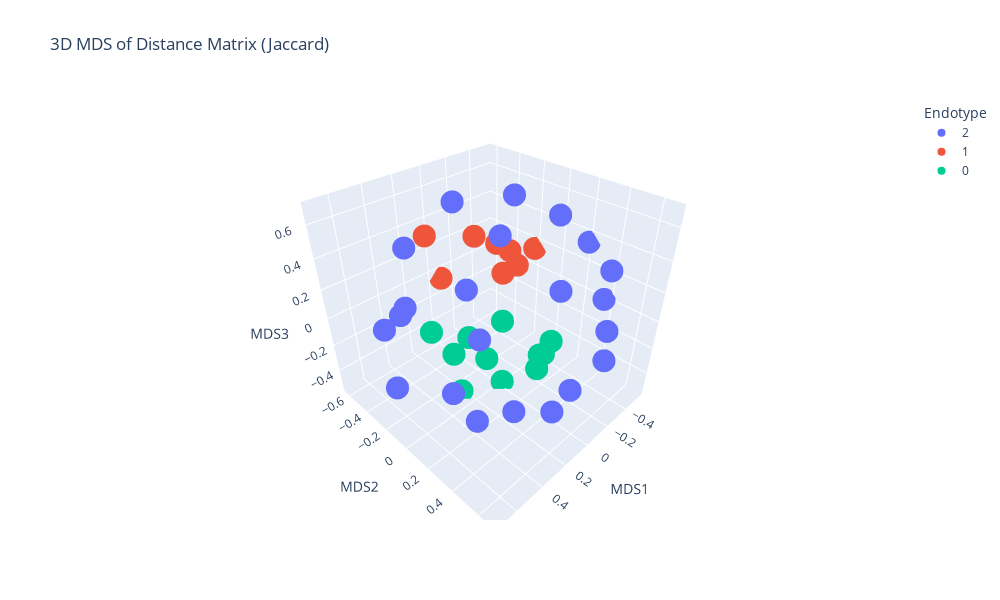

Source (notebook cell):
### Markdown cell above
#### MDS of feature matrix

### Code cell
import numpy as np
import pandas as pd
from sklearn.manifold import MDS
from sklearn.metrics.pairwise import pairwise_distances
import plotly.express as px
import plotly.graph_objects as go

feat_mat = endo.feature_matrix

# Get endotype labels for coloring
# endo.endotypes returns a tuple (dict_mapping, dict_clusters)
# Extract the mapping dictionary and get labels in the same order as the feature matrix
endotype_mapping = endo.endotypes[0]
endotype_labels = pd.Series([endotype_mapping[gene] for gene in feat_mat.index])

# Convert feature matrix to numpy array
X = np.array(feat_mat)

# Compute distance matrix (use same metric as clustering - 'jaccard' in this case)
distance_matrix = pairwise_distances(X, metric='jaccard')

# MDS parameters
n_components = 3  # Set to 2 for 2D plot, 3 for 3D plot
random_state = 42

# Plot dimensions (in pixels)
plot_width = 1000
plot_height = 600

# Perform MDS on the distance matrix (use dissimilarity='precomputed')
mds = MDS(n_components=n_components, random_state=random_state, dissimilarity='precomputed')
mds_result = mds.fit_transform(distance_matrix)

# Create DataFrame for plotting
if n_components == 2:
    mds_df = pd.DataFrame(
        data=mds_result,
        columns=['MDS1', 'MDS2']
    )
    mds_df['Endotype'] = endotype_labels.astype(str)
    mds_df['Gene'] = feat_mat.index
    
    # Plot 2D MDS
    fig_mds = px.scatter(
        mds_df,
        x='MDS1',
        y='MDS2',
        color='Endotype',
        hover_data=['Gene'],
        title='2D MDS of Distance Matrix (Jaccard)',
        width=plot_width,
        height=plot_height
    )
elif n_components == 3:
    mds_df = pd.DataFrame(
        data=mds_result,
        columns=['MDS1', 'MDS2', 'MDS3']
    )
    mds_df['Endotype'] = endotype_labels.astype(str)
    mds_df['Gene'] = feat_mat.index
    
    # Plot 3D MDS
    fig_mds = px.scatter_3d(
        mds_df,
        x='MDS1',
        y='MDS2',
        z='MDS3',
        color='Endotype',
        hover_data=['Gene'],
        title='3D MDS of Distance Matrix (Jaccard)',
        width=plot_width,
        height=plot_height
    )

fig_mds.show()

### Figure 1 — Plotly figure (JSON) as saved in the notebook; plotly's stock layout.template omitted (floating-point values rounded to 4 significant figures)
{"data": [{"customdata": [["CARD9"], ["GALNT2"], ["LGALS8"], ["UNKL"], ["DNM1L"], ["GAK"], ["PBX2"], ["TSNAX"], ["TRIM14"], ["CASP4"], ["VPS28"], ["TRIM41"], ["EIF4E2"], ["STX11"], ["VIM"], ["MYO15B"], ["ACTR3"], ["USP15"], ["PHC2"], ["AGO1"], ["RAB7A"], ["ZNF655"]], "hovertemplate": "Endotype=2<br>MDS1=%{x}<br>MDS2=%{y}<br>MDS3=%{z}<br>Gene=%{customdata[0]}<extra></extra>", "legendgroup": "2", "marker": {"color": "#636efa", "symbol": "circle"}, "mode": "markers", "name": "2", "scene": "scene", "showlegend": true, "type": "scatter3d", "x": [0.4356, 0.5884, -0.08158, 0.7138, 0.4198, 0.3732, 0.6043, 0.1901, 0.3985, 0.07425, 0.425, 0.5997, -0.2489, -0.3262, 0.1612, 0.1566, -0.5482, 0.1176, 0.399, -0.2582, -0.5359, -0.208], "y": [0.2883, 0.2505, 0.6775, -0.07043, 0.5138, -0.3679, -0.07063, 0.1842, 0.217, 0.4991, 0.1923, -0.3116, 0.5957, 0.5119, 0.6606, -0.1992, 0.2057, 0.516, -0.4458, -0.1397, 0.3694, 0.2336], "z": [0.2027, -0.08024, 0.1855, -0.174, -0.1404, 0.4353, 0.2983, 0.6415, -0.457, -0.412, 0.4443, 0.02658, -0.1625, 0.3671, -0.06937, 0.6878, 0.3424, 0.4443, -0.04466, 0.6225, 0.01656, 0.6358]}, {"customdata": [["LRRK2"], ["ERBIN"], ["PPP1R18"], ["MAP2K6"], ["MAP2K3"], ["MAP2K7"], ["EIF4EBP1"], ["MBP"]], "hovertemplate": "Endotype=1<br>MDS1=%{x}<br>MDS2=%{y}<br>MDS3=%{z}<br>Gene=%{customdata[0]}<extra></extra>", "legendgroup": "1", "marker": {"color": "#EF553B", "symbol": "circle"}, "mode": "markers", "name": "1", "scene": "scene", "showlegend": true, "type": "scatter3d", "x": [-0.1391, 0.06963, -0.06792, -0.4782, -0.4428, -0.4183, -0.3824, -0.5453], "y": [-0.3586, -0.5838, -0.6221, -0.2984, -0.3373, -0.3752, -0.4019, -0.2076], "z": [0.3257, 0.3215, -0.06031, 0.007, 0.1171, -0.06438, 0.17, 0.1445]}, {"customdata": [["NOD2"], ["NLRC4"], ["NLRP1"], ["PPP1R12C"], ["LRRK1"], ["ANKHD1"], ["CASP1"], ["RBCK1"], ["RIPK2"], ["MAP3K7"], ["CAPZA1"]], "hovertemplate": "Endotype=0<br>MDS1=%{x}<br>MDS2=%{y}<br>MDS3=%{z}<br>Gene=%{customdata[0]}<extra></extra>", "legendgroup": "0", "marker": {"color": "#00cc96", "symbol": "circle"}, "mode": "markers", "name": "0", "scene": "scene", "showlegend": true, "type": "scatter3d", "x": [-0.1876, -0.2662, -0.3142, 0.1432, -0.3294, -0.0894, -0.3632, 0.2401, -0.005322, -0.06012, 0.1863], "y": [0.1593, 0.1114, 0.1076, -0.4964, -0.2881, -0.3826, 0.1259, -0.0943, 0.02533, -0.1741, -0.2194], "z": [-0.4607, -0.4206, -0.4424, -0.3401, -0.3851, -0.4512, -0.3516, -0.5385, -0.5401, -0.5002, -0.341]}], "layout": {"height": 600, "legend": {"title": {"text": "Endotype"}, "tracegroupgap": 0}, "scene": {"domain": {"x": [0, 1], "y": [0, 1]}, "xaxis": {"title": {"text": "MDS1"}}, "yaxis": {"title": {"text": "MDS2"}}, "zaxis": {"title": {"text": "MDS3"}}}, "title": {"text": "3D MDS of Distance Matrix (Jaccard)"}, "width": 1000}}
